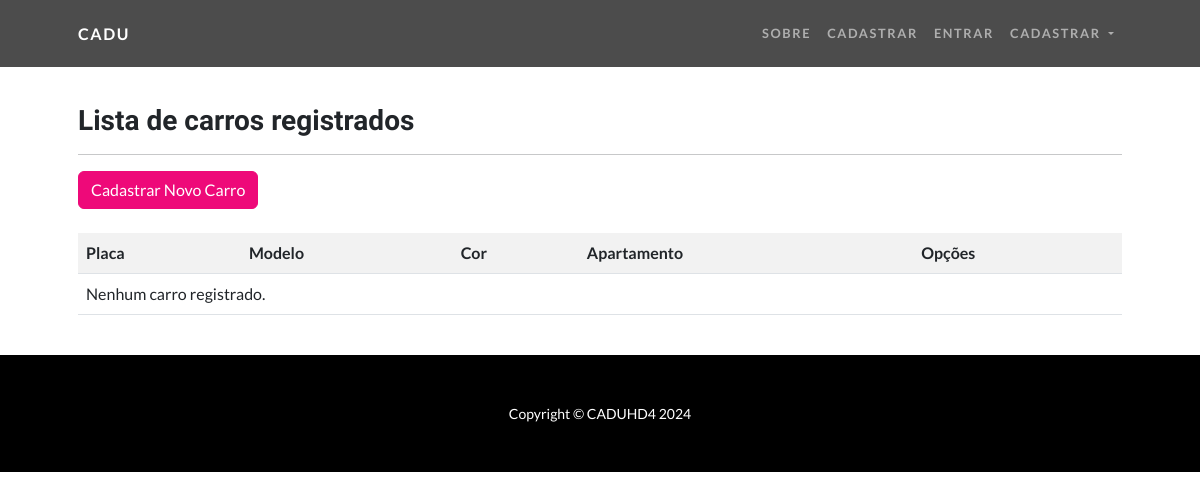
/listar/carros/, run on an earlier commit of the app's database.
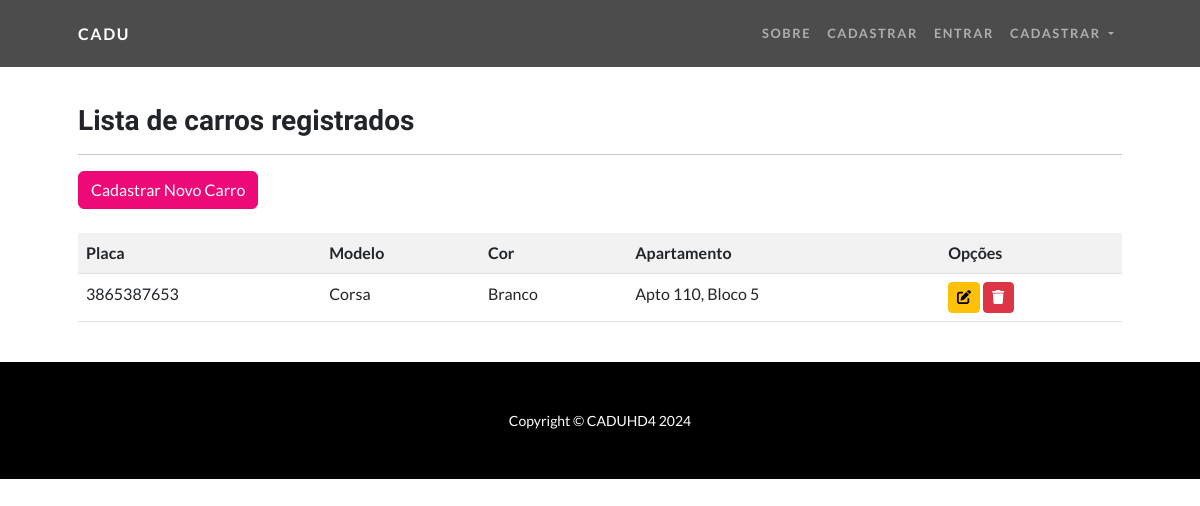
And on a later commit of the database.
### cadastros/models.py (models this page shows, shortened)
class Carro(models.Model):
    placa = models.CharField(max_length=10)
    modelo = models.CharField(max_length=50)
    cor = models.CharField(max_length=20)
    apartamento = models.ForeignKey(Apartamento, on_delete=models.CASCADE, related_name="carros")

class Apartamento(models.Model):
    numero = models.IntegerField()
    bloco = models.CharField(max_length=10)
    def __str__(self):
        return f"Apto {self.numero}, Bloco {self.bloco}"

### cadastros/views.py (the view)
# urls.py: path('listar/carros/', CarroList.as_view(), name='list-carro'),
class CarroList(ListView):
    model = Carro
    template_name = 'cadastros/listas/carro.html'
    context_object_name = 'carros'

### cadastros/templates/cadastros/listas/carro.html (shortened to what this page needs)
{% extends "paginas/modelo.html" %}
{% load static %}
{% block content %}
<h3>Lista de carros registrados</h3>
<hr>
<div class="text-right mb-3">
    <a href="{% url 'add-carro' %}" class="btn btn-primary">Cadastrar Novo Carro</a>
</div>
<div class="table-responsive mt-4">
    <table class="table table-striped">
        <tr>
            <th>Placa</th>
            <th>Modelo</th>
            <th>Cor</th>
            <th>Apartamento</th>
            <th>Opções</th>
        </tr>
        {% for carro in object_list %}
        <tr>
            <td>{{ carro.placa }}</td>
            <td>{{ carro.modelo }}</td>
            <td>{{ carro.cor }}</td>
            <td>{{ carro.apartamento }}</td>
            <td>
                <a href="{% url 'update-carro' carro.pk %}" class="btn btn-warning btn-sm"><i class="fas fa-edit"></i></a>
                <a href="{% url 'delete-carro' carro.pk %}" class="btn btn-danger btn-sm"><i class="fas fa-trash"></i></a>
            </td>
        </tr>
        {% empty %}
        <tr>
            <td colspan="5">Nenhum carro registrado.</td>
        </tr>
        {% endfor %}
    </table>
</div>
{% endblock %}

What changed in the data, as far as the page shows it:
added Carro: placa "3865387653", modelo "Corsa", cor "Branco", apartamento "Apto 110, Bloco 5"
Also different on the page:
text no longer shown: "Nenhum carro registrado."
